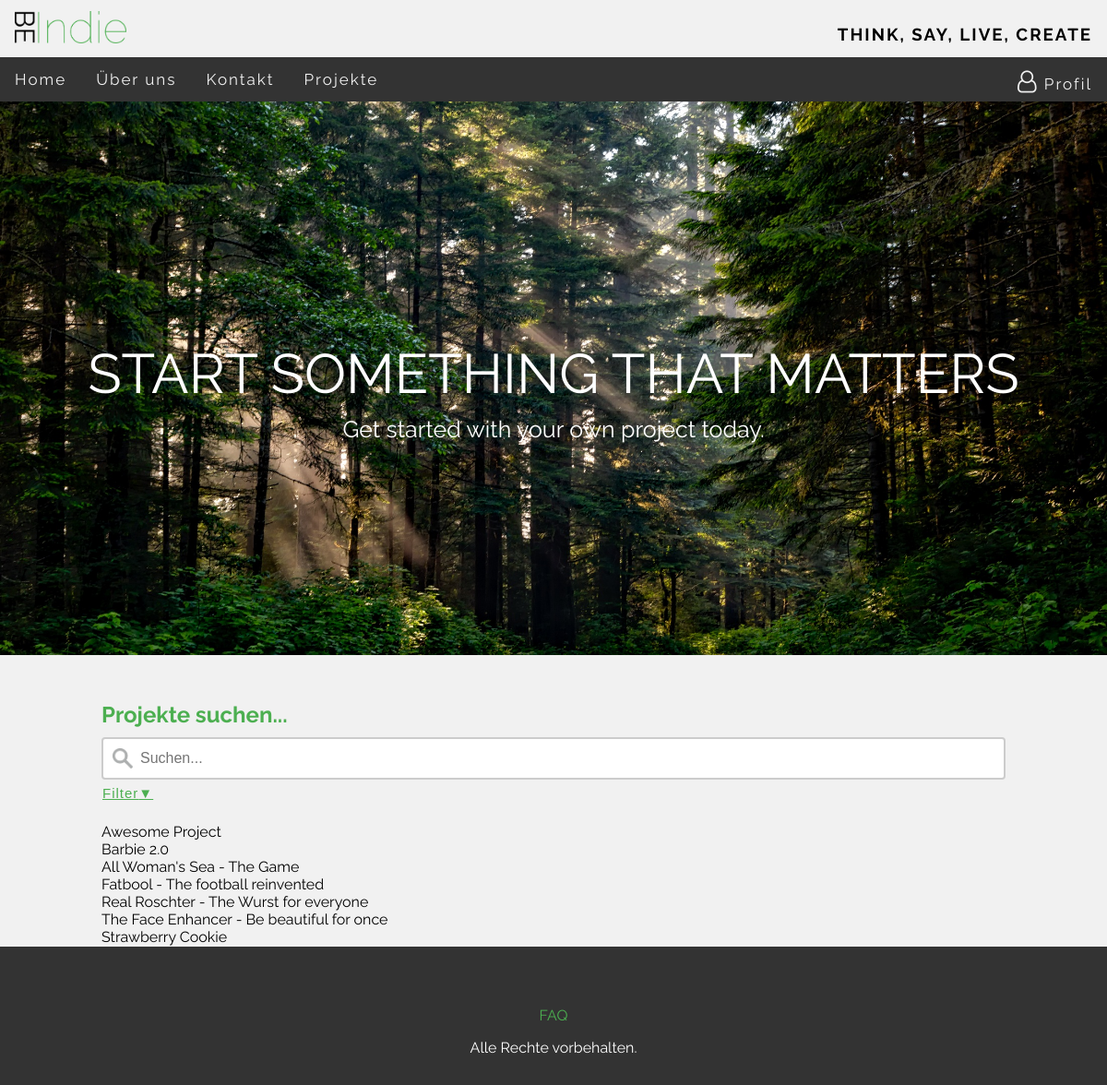
Page /BeIndie/index.php on the committed database.
### tables this page shows
CREATE TABLE `project` (
  `project_ID` int(11) NOT NULL,
  `creator` varchar(200) NOT NULL,
  `title` varchar(200) NOT NULL,
  `goal` int(11) NOT NULL,
  `current_status` int(11) NOT NULL,
  `start_date` date NOT NULL,
  `end_date` date NOT NULL,
  `category` varchar(200) NOT NULL
);

### BeIndie/includes/pages/start/start.php (the view, shortened to what this page needs)
<div id="head">
    <p class="adtext1">Start something that matters</p>
    <p class="adtext2">Get started with your own project today.</p>
</div>
<div id="content">
    <div id="top-content">
        <div id="table">
            <h2>Projekte suchen...</h2>
            <input type="text" name="search" placeholder="Suchen..." id="search" class="search">
            <button class="filter">Filter</button>
            <div id="display_all">
                <?php
                include ("includes/functions/swConnect.php");
                $query = "SELECT title FROM project";
                $result = mysqli_query($conn, $query);
                while ($output = mysqli_fetch_assoc($result)) {
                echo $output["title"] . "<br/>";
                }
                include ("includes/functions/swClose.php");
                ?>
            </div>
        </div>
    </div>
</div>

### BeIndie/css/style.css (style rules this page uses)
* { margin: 0; }
body,h2,h3,h4,h5,h6,h7 { font-family: 'Raleway', sans-serif; }
#head { clear: both; background-image: url(../images/banner10.jpg); height: 600px; background-repeat: no-repeat; background-size: cover; background-position: center center; position: relative; z-index: -1; }
#head p.adtext1 { color: white; font-size: 60px; text-align: center; text-transform: uppercase; padding-top: 250px; line-height: 1.5; }
#head p.adtext2 { color: white; font-size: 25px; text-align: center; }
#top-content { background-color: #f1f1f1; }
input.search { width: 100%; box-sizing: border-box; border: 2px solid #ccc; border-radius: 4px; font-size: 16px; background-color: white; background-image: url('../images/searchicon.png'); background-position: 10px 10px; background-repeat: no-repeat; background-size: 22px; padding: 12px 20px 12px 40px; margin-top: 10px; color: black; }
button.filter { color: #4CAF50; background-color: transparent; cursor: pointer; width: 100%; text-align: left; border: none; outline: none; transition: 0.3s; font-size: 15px; margin-bottom: 3px; text-decoration: underline; letter-spacing: 1px; margin-left: -5px; margin-top: 5px; }
button.filter:after { content: '\25BC'; font-size: 15px; color: #4CAF50; }
#table { width: 980px; margin: 0 auto; padding-top: 50px; }
#table h2 { color: #4CAF50; }
#display_all, #search_result { margin-top: -18px; }

### rows in the picture
project: title "Awesome Project"
project: title "Barbie 2.0"
project: title "All Woman's Sea - The Game"
project: title "Fatbool - The football reinvented"
project: title "Real Roschter - The Wurst for everyone"
project: title "The Face Enhancer - Be beautiful for once"
project: title "Strawberry Cookie"
